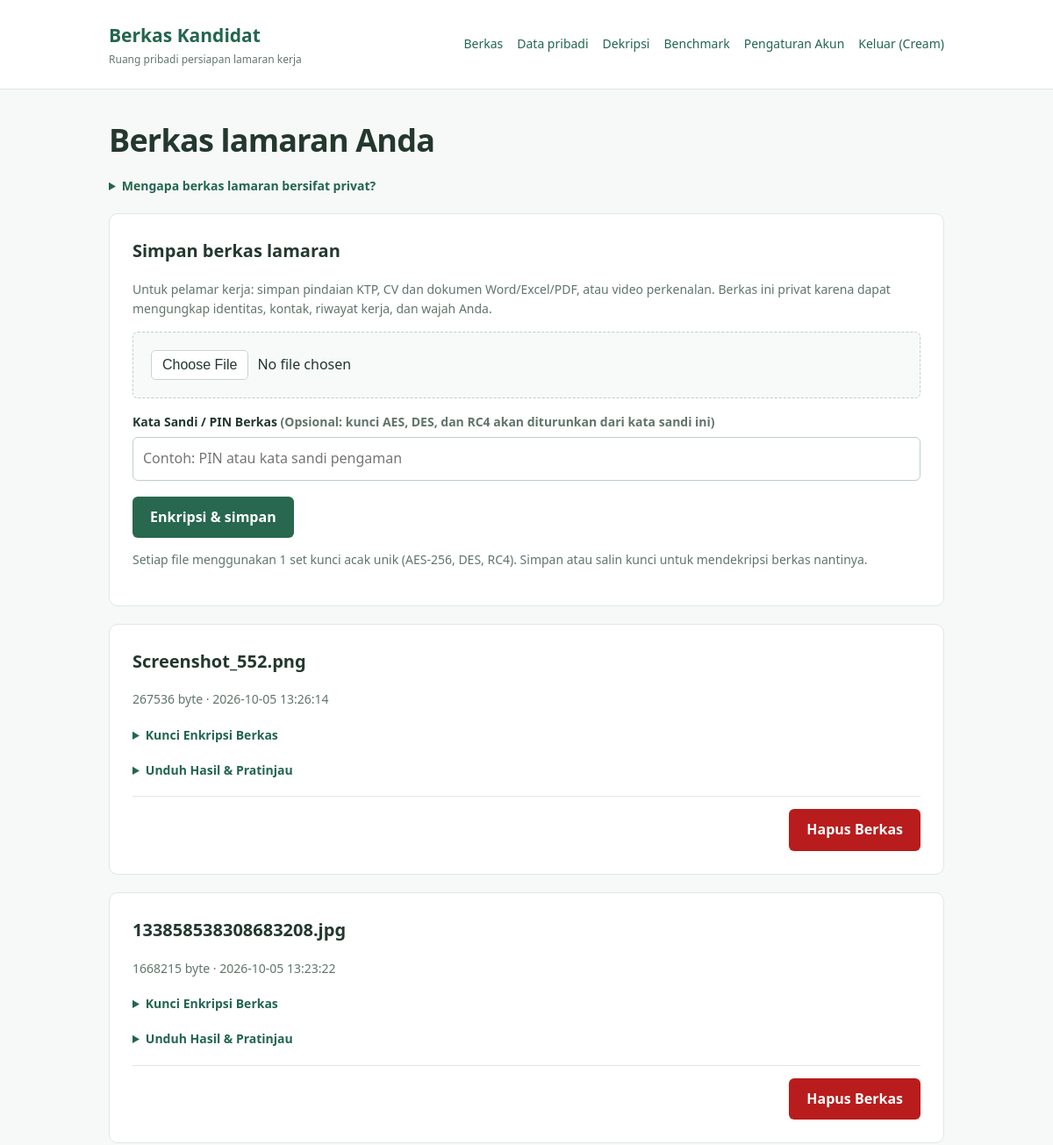
Page /files (signed in, upper part) on the earlier database version.
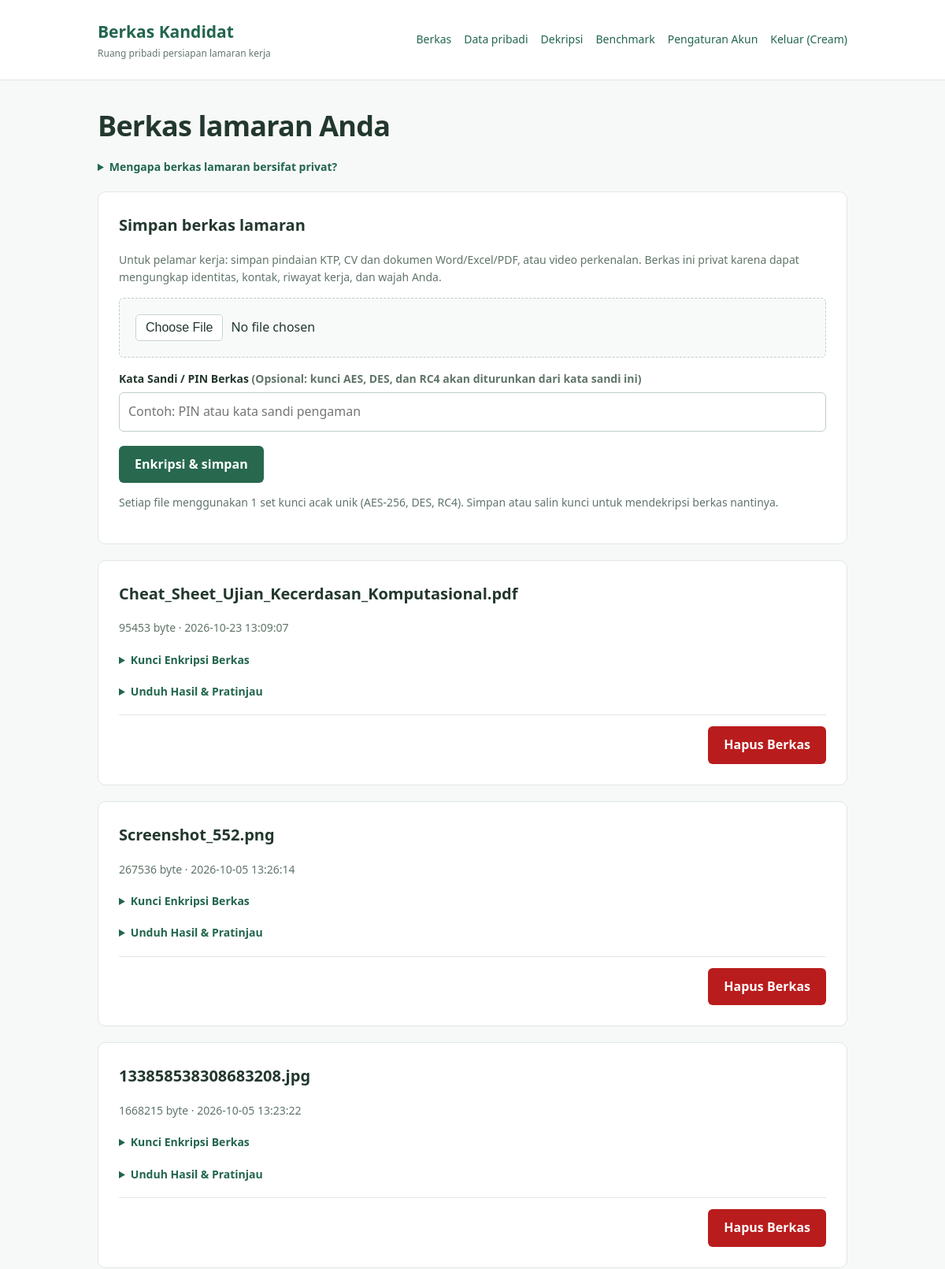
Same page on the later database version.
### tables this page shows
CREATE TABLE files (
    id INTEGER PRIMARY KEY AUTOINCREMENT,
    user_id INTEGER NOT NULL,
    original_name TEXT NOT NULL,
    mime_type TEXT,
    aes_path TEXT NOT NULL,
    des_path TEXT NOT NULL,
    rc4_path TEXT NOT NULL,
    aes_iv BLOB NOT NULL,
    des_iv BLOB NOT NULL,
    original_size INTEGER NOT NULL,
    created_at TIMESTAMP DEFAULT CURRENT_TIMESTAMP,
    FOREIGN KEY(user_id) REFERENCES users(id)
);

### app/routes.py (the view)
@bp.route("/files")
def files_page():
    if not logged_in():
        return redirect(url_for("main.login"))
    if is_hrd():
        return redirect(url_for("main.hrd_dashboard"))
    db = get_db()
    try:
        files = db.execute(
            "SELECT * FROM files WHERE user_id = ? ORDER BY created_at DESC, id DESC",
            (current_user_id(),)
        ).fetchall()
    finally:
        db.close()
    response = current_app.make_response(render_template("files.html", files=files))
    response.headers["Cache-Control"] = "no-store"
    return response

### app/db.py (called while the page is built)
def get_db():
    db = sqlite3.connect(current_app.config["DATABASE"])
    db.row_factory = sqlite3.Row
    return db

### app/routes.py (called while the page is built)
@bp.app_template_filter("hex")
def hex_filter(value):
    if isinstance(value, (bytes, bytearray)):
        return value.hex()
    if isinstance(value, str):
        return value
    return ""

def logged_in():
    return "user_id" in session

def current_user_id():
    return session.get("user_id")

def current_user_role():
    return session.get("role", "candidate")

def is_hrd():
    return logged_in() and current_user_role() == "hrd"

@bp.app_context_processor
def app_context_data():
    return {
        "developer_enabled": is_developer(),
        "is_hrd": is_hrd(),
        "user_role": current_user_role(),
    }

def is_developer():
    allowed = current_app.config.get("DEVELOPER_USERNAMES", ())
    return logged_in() and session.get("username") in allowed

### app/templates/files.html (shortened to what this page needs)
{% extends "base.html" %}
{% block content %}
  <h1>Berkas lamaran Anda</h1>
  <details class="privacy"><summary>Mengapa berkas lamaran bersifat privat?</summary></details>
  <section class="panel">
    <h2>Simpan berkas lamaran</h2><p class="note">Untuk pelamar kerja: simpan pindaian KTP, CV dan dokumen Word/Excel/PDF, atau video perkenalan. Berkas ini privat karena dapat mengungkap identitas, kontak, riwayat kerja, dan wajah Anda.</p>
    <form action="{{ url_for('main.upload') }}" method="post" enctype="multipart/form-data">
      <input type="file" name="file" required aria-label="Pilih file untuk dienkripsi" accept=".png,.jpg,.jpeg,.webp,.pdf,.doc,.docx,.xls,.xlsx,.mp4,.avi,.mov,.mkv,.webm">
      <label for="passphrase">Kata Sandi / PIN Berkas <span class="note">(Opsional: kunci AES, DES, dan RC4 akan diturunkan dari kata sandi ini)</span></label>
      <input id="passphrase" name="passphrase" type="password" placeholder="Contoh: PIN atau kata sandi pengaman" autocomplete="new-password">
      <button type="submit">Enkripsi & simpan</button>
    </form>
    <p class="note">Setiap file menggunakan 1 set kunci acak unik (AES-256, DES, RC4). Simpan atau salin kunci untuk mendekripsi berkas nantinya.</p>
  </section>
  {% for file in files %}
  {% set extension = file['original_name'].rsplit('.', 1)[-1]|lower %}
  {% set is_image = extension in ['png', 'jpg', 'jpeg', 'webp'] %}
  <article>
    <h2>{{ file['original_name'] }}</h2><p class="note">{{ file['original_size'] }} byte · {{ file['created_at'] }}</p>
    <details class="file-keys">
      <summary>Kunci Enkripsi Berkas</summary>
    </details>
    <details class="file-downloads">
      <summary>Unduh Hasil & Pratinjau</summary>
    </details>
    <div class="file-card-actions">
      <form action="{{ url_for('main.delete_file', file_id=file['id']) }}" method="post" onsubmit="return confirm('Apakah Anda yakin ingin menghapus berkas &quot;{{ file['original_name'] }}&quot; secara permanen dari server?');">
        <button type="submit" class="btn-danger">Hapus Berkas</button>
      </form>
    </div>
  </article>
  {% else %}<p>Belum ada file. Unggah file untuk mulai mengenkripsi.</p>{% endfor %}
{% endblock %}

### app/templates/base.html (shortened to what this page needs)
<!doctype html><html lang="id"><head><link rel="stylesheet" href="{{ url_for('static', filename='style.css') }}"></head><body>
<header><nav><a class="brand" href="{{ url_for('main.index') }}">Berkas Kandidat<small>{% if is_hrd %}Portal Peninjauan Lamaran (HRD){% else %}Ruang pribadi persiapan lamaran kerja{% endif %}</small></a>{% if session.get('user_id') %}<div class="links">{% if is_hrd %}<a href="{{ url_for('main.hrd_dashboard') }}"><strong>Portal HRD</strong></a>{% else %}<a href="{{ url_for('main.files_page') }}">Berkas</a><a href="{{ url_for('main.personal_page') }}">Data pribadi</a>{% endif %}<a href="{{ url_for('main.decrypt_page') }}">Dekripsi</a><a href="{{ url_for('main.benchmark_page') }}">Benchmark</a>{% if developer_enabled %}<a href="{{ url_for('main.developer_evaluation') }}">Evaluasi Developer</a>{% endif %}<a href="{{ url_for('main.account_page') }}">Pengaturan Akun</a><a href="{{ url_for('main.logout') }}">Keluar ({{ session.get('username') }})</a></div>{% endif %}</nav></header><main>
{% block content %}{% endblock %}</main><footer>Berkas Kandidat · Proyek Keamanan Informasi & Kriptografi Simetris</footer></body></html>

### app/static/style.css (style rules this page uses)
* { box-sizing:border-box }
body { margin:0;font:16px/1.6 "Segoe UI",system-ui,sans-serif;background:#f7f9f8;color:#23382e }
a { color:#23664d;text-underline-offset:4px }
header { background:white;border-bottom:1px solid #dfe7e2 }
nav,main,footer { max-width:1000px;margin:auto;padding:24px }
nav { display:flex;justify-content:space-between;align-items:center;gap:24px }
.brand { font-size:21px;font-weight:700;text-decoration:none }
.brand small { display:block;font-size:12px;font-weight:400;color:#65776d }
.links { display:flex;gap:16px;flex-wrap:wrap;font-size:14px }
.links a { text-decoration:none }
main { min-height:calc(100vh - 190px);padding-top:36px }
h1 { font-size:clamp(27px,5vw,36px);line-height:1.2;letter-spacing:-.8px;margin:0 0 20px }
h2 { font-size:20px;margin-top:0 }
h2,h3 { overflow-wrap:anywhere }
.card,.panel,article { background:#fff;padding:26px;border:1px solid #dfe7e2;border-radius:10px;margin:20px 0 }
.note { color:#61756a;font-size:14px }
label { display:block;font-size:14px;font-weight:600;margin:16px 0 6px }
input,textarea { font:inherit;width:100%;padding:11px;border:1px solid #bfcfc5;border-radius:6px;background:white;color:inherit }
input[type=file] { padding:20px;border-style:dashed;background:#f8faf9 }
button { font:inherit;font-weight:600;border:0;border-radius:6px;background:#27684f;color:white;padding:11px 20px;margin-top:18px;cursor:pointer }
details { margin-top:18px }
summary { cursor:pointer;color:#23664d;font-size:14px;font-weight:600 }
.btn-danger, button.btn-danger { background: #b91c1c; color: white; }
.file-card-actions { margin-top: 18px; border-top: 1px solid #e0e8e3; padding-top: 14px; display: flex; justify-content: flex-end; }
.file-card-actions button { margin-top: 0; }

Differences in the rows shown:
added files: original_name "Cheat_Sheet_Ujian_Kecerdasan_Komputasional.pdf", original_size "95453", created_at "2026-10-23 13:09:07"
